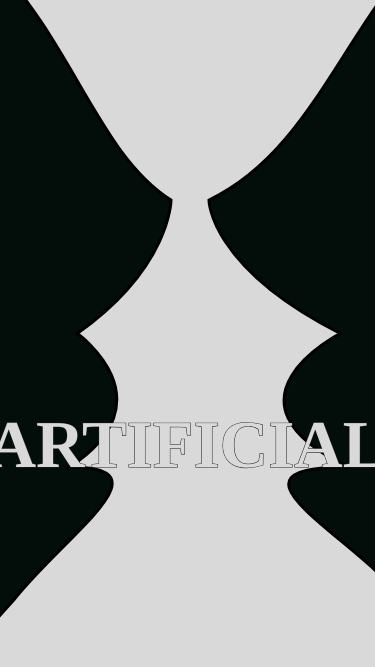
Frame 1 (no input)
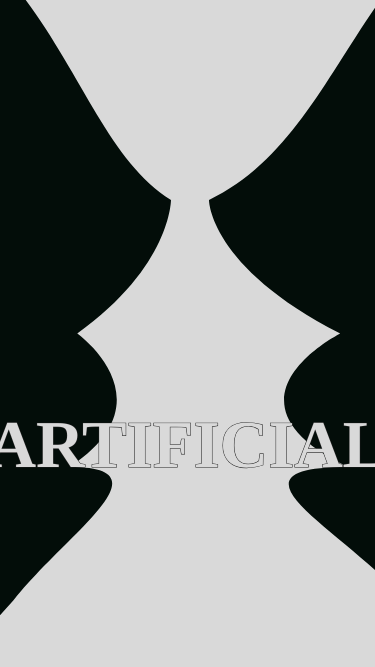
Frame 60 (no input)
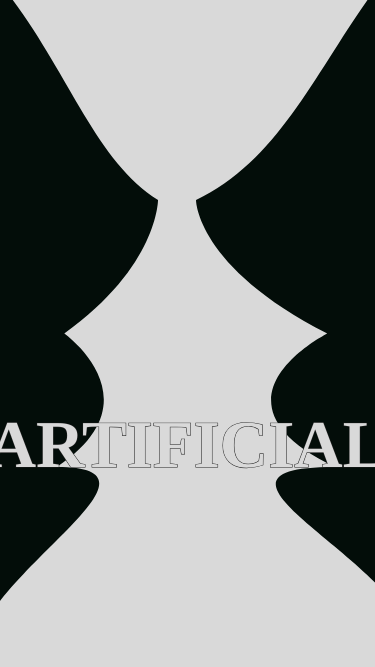
Frame 120 (the mouse pressed at the canvas centre since frame 60)

The p5.js sketch that drew these frames (run headless with seeded random() and noise() and a simulated clock; from frame 60 on, the mouse is pressed at the canvas centre):

// p5.js sketch
// ── sketch.js
let sqrs;
let mx,my;
function setup() {
  createCanvas(375, 667);
  rectMode(CENTER);
  sqrs = new Sqrs();
}

function draw() {
  background(217);

  sqrs.display();

  mx = mouseX;
  my = mouseY;

  push();
  noStroke();
  fill(255);
  // text(mx/width,33,33);
  // text(my/height,33,42);
}

function Sqrs() {
  
  this.display = function() {
    push();
    fill(3,13,9);
    //stroke(33,100);
    strokeWeight(3);
    //left
    translate(-67-map(mouseX,0,width,-13,13),0);
    beginShape();
  vertex(width*-0.3,height*-0.2);
 bezierVertex(width*0.31,height*-0.1,width*0.32,height*0.2,width*0.6,height*0.3);
bezierVertex(width*0.6,height*0.3,width*0.6,height*0.4,width*0.35,height*0.5);
bezierVertex(width*0.35,height*0.5,width*0.6,height*0.6,width*0.33,height*0.7);
bezierVertex(width*0.6,height*0.7,width*0.32,height*0.8,width*0.18,height*0.9);
vertex(width*-0.3,height*1.2);
  endShape();


  push();
  translate(113,0);
  beginShape();
  vertex(width*1.3,height*-0.2);

bezierVertex(width*0.79,height*-0.1,width*0.77,height*0.2,width*0.4,height*0.3);
bezierVertex(width*0.4,height*0.3,width*0.4,height*0.4,width*0.75,height*0.5);
bezierVertex(width*0.75,height*0.5,width*0.4,height*0.6,width*0.77,height*0.7);
bezierVertex(width*0.4,height*0.7,width*0.78,height*0.8,width*0.92,height*0.9);
vertex(width*1.3,height*1.2);
  endShape();
  pop();
  pop();

  push();
  fill(217);
  stroke(33);
  textSize(67,133);
  textStyle(BOLD);
  textAlign(CENTER);
  textFont('Avenir');
  text('ARTIFICIAL',width*0.5,height*0.7);
  pop();

//right
  
  }
}
